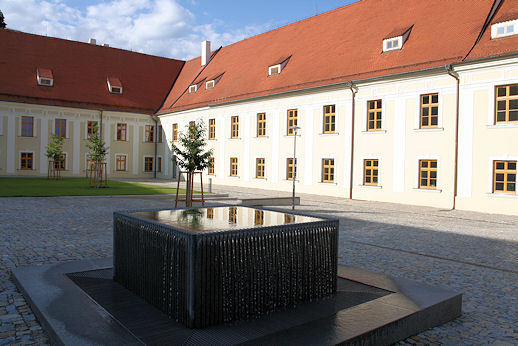
//> input picture 6_Semester/ZPO/2/fit.jpg, 518 x 346 px
$ ./mt02 fit.jpg   (built with g++ and OpenCV 4)
//> lines starting //> are read from the running program, lines starting //| are printed output that depends on the picture
#include <stdio.h>
#include <stdlib.h>
#include <string.h>
#include <iostream>

#include <opencv2/core/core.hpp>        // basic OpenCV structures (cv::Mat, Scalar)
#include <opencv2/imgproc/imgproc.hpp>  // OpenCV image processing
#include <opencv2/highgui/highgui.hpp>  // OpenCV window I/O

using namespace std;
using namespace cv;

/*---------------------------------------------------------------------------
TASK 2
	!! Only add code to the reserved places.
	!! The resulting program must not print anything extra on any output (nothing more than the prepared program framework).
*/


/*	TASK 2.1 - Geometry transformation

	The function performs a geometric transformation of the image using nearest neighbor interpolation.

	Input Transform describes the transformation of pixels from the input image to the output image.
	We use the inverse procedure (see lecture), so we calculate the inverse transformation and
	for each point of the output image we will look for its position in the input image and use
	nearest neighbor interpolation to find the value of the output pixel.

	Input (src) image is in grayscale (single channel 8bit).
*/

int geometricalTransform( const cv::Mat& src, cv::Mat& dst, const cv::Mat& transformation )
{
	if( src.empty() || transformation.empty())
		return 1;

	// inverse transformation
	cv::Mat T = transformation.inv();

	// output image
	dst = cv::Mat::zeros(src.size(), CV_8UC1 );

	/*
		For each pixel of the output image
		1. find its position in the source image (using the prepared inverse transformation in the matrix T)
			see http://docs.opencv.org/modules/imgproc/doc/geometric_transformations.html?highlight=warpaffine#warpaffine
		2. check if the coordinates are not outside the source image
		3. use the nearest neighbor interpolation to calculate the resulting brightness of the target pixel (use the cvRound () function)

		Allowed Mat attributes, methods and OpenCV functions for task solution are:
			Mat:: rows, cols, step(), size(), at<>(), zeros(), ones(), eye(), cvRound()
	*/

	/* ***** Working area - begin ***** */

	for (int y = 0; y < dst.rows; ++y) {
		for (int x = 0; x < dst.cols; ++x) {
			// Map destination pixel (x,y) to source coordinates using inverse transformation T
			float x_src = T.at<float>(0,0) * x + T.at<float>(0,1) * y + T.at<float>(0,2);
			float y_src = T.at<float>(1,0) * x + T.at<float>(1,1) * y + T.at<float>(1,2);
			int ix = cvRound(x_src);
			int iy = cvRound(y_src);
			if (ix >= 0 && ix < src.cols && iy >= 0 && iy < src.rows) {
				dst.at<uchar>(y, x) = src.at<uchar>(iy, ix);
			}
		}
	}

	/* ***** Working area - end ***** */

	return 0;
}


//---------------------------------------------------------------------------
void checkDifferences( const cv::Mat test, const cv::Mat ref, std::string tag, bool save = false);
//---------------------------------------------------------------------------

/* Examples of input parameters
	mt02 image_path [rotation in degrees] [scale]
*/
int main(int argc, char* argv[])
{
	if (argc < 2)
	{
		cout << "Not enough parameters." << endl;
		cout << "Usage: mt02 image_path [rotation in degrees] [scale]" << endl;
		return -1;
	}

    std::string img_path = "";
    float s = 1.f;
    float r = 0.f;

	// check and read input parameters
	if( argc > 1 ) img_path = std::string( argv[1] );
	if( argc > 2 ) r = atof( argv[2] );
	if( argc > 3 ) s = atof( argv[3] );

	// load image, load as grayscale image
	Mat src_gray = imread(img_path, IMREAD_GRAYSCALE);
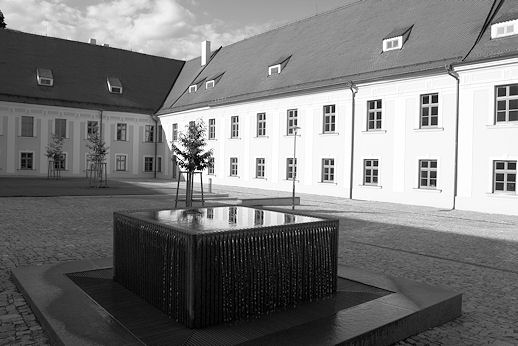
//> src_gray: 346 rows x 518 cols, CV_8UC1; min 0, max 255, mean 122
	if(src_gray.empty() )
	{
		cout <<  "Could not open the original image: " << img_path << endl ;
		return 1;
	}

	/* *** Geometry transform *** */

	// center of the image
	cv::Point2f c = cv::Point2f(0.5f*src_gray.cols,0.5f*src_gray.rows);
//> c = Point(259, 173)

	// translation matrices, rotations, scaling and the resulting transformation
	cv::Mat T = cv::Mat::eye(3,3,CV_32FC1);
	cv::Mat R = cv::Mat::eye(3,3,CV_32FC1);
	cv::Mat S = cv::Mat::eye(3,3,CV_32FC1);
	cv::Mat M = cv::Mat::eye(3,3,CV_32FC1);

	/*
		Set the coefficients of the translation, rotation and scaling matrix
		and multiply the transformation matrices in the correct order
		so that the resulting image is rotated and scaled around its center.
		The values are in the variables 'c', 'r' and 's'.

		Attention:
		- angle is in degrees (not radians),
		- we want to rotate counterclockwise (the rotation matrix must be inverted before use),
		- multiplication of matrices A*B*C is in c++ from the left, it is necessary to use
		  parentheses (A*(B*C)), if we want to multiply from the right

		Allowed Mat attributes, methods and OpenCV/math functions for task solution are:
			Mat:: rows, cols, at<>(), zeros(), ones(), eye(), inv(), cos, sin, CV_PI
	*/

	/* ***** Working area - begin ***** */

	float rad = r * CV_PI / 180.0f;

	// Translation matrix (move center to origin)
	T.at<float>(0,0) = 1; T.at<float>(0,1) = 0; T.at<float>(0,2) = -c.x;
//> after `T.at < float >(0, 2)= - c.x`: T = [[1, 0, -259], [0, 1, 0], [0, 0, 1]]
	T.at<float>(1,0) = 0; T.at<float>(1,1) = 1; T.at<float>(1,2) = -c.y;
//> after `T.at < float >(1, 2)= - c.y`: T = [[1, 0, -259], [0, 1, -173], [0, 0, 1]]
	T.at<float>(2,0) = 0; T.at<float>(2,1) = 0; T.at<float>(2,2) = 1;

	// Rotation matrix (clockwise – this will produce a counter‑clockwise output after inversion)
	R.at<float>(0,0) = cos(rad); R.at<float>(0,1) = sin(rad); R.at<float>(0,2) = 0;
	R.at<float>(1,0) = -sin(rad); R.at<float>(1,1) = cos(rad); R.at<float>(1,2) = 0;
	R.at<float>(2,0) = 0; R.at<float>(2,1) = 0; R.at<float>(2,2) = 1;

	// Scaling matrix
	S.at<float>(0,0) = s; S.at<float>(0,1) = 0; S.at<float>(0,2) = 0;
	S.at<float>(1,0) = 0; S.at<float>(1,1) = s; S.at<float>(1,2) = 0;
	S.at<float>(2,0) = 0; S.at<float>(2,1) = 0; S.at<float>(2,2) = 1;

	// Compose forward transformation: translate to origin, rotate, scale, translate back
	M = (T.inv()) * (S * (R * T));

	/* ***** Working area - end ***** */


	// output images
	cv::Mat tran_res, tran_ref;

	// compute solution using your own function
	geometricalTransform( src_gray, tran_res, M );

	// compute reference solution - the warpAffine function internally inverts the transformation matrix and interpolates the output pixel values from the input image
	cv::Mat Mref = cv::getRotationMatrix2D( c, r, s );
	cv::warpAffine( src_gray, tran_ref, Mref, src_gray.size(), cv::INTER_NEAREST, cv::BORDER_CONSTANT, cv::Scalar::all(0) );


	//---------------------------------------------------------------------------
	// compute and report differences
	checkDifferences( tran_res, tran_ref, "geometry", true );
	std::cout << std::endl;
	//---------------------------------------------------------------------------

    return 0;
}
//---------------------------------------------------------------------------


void checkDifferences( const cv::Mat test, const cv::Mat ref, std::string tag, bool save )
{
//> called with tag = "geometry", save = true
	double mav = 255., err = 255., nonzeros = 1000.;

	if( !test.empty() ) {
		cv::Mat diff;
		cv::absdiff( test, ref, diff );
//> diff: 346 rows x 518 cols, CV_8UC1; every value is 0
		cv::minMaxLoc( diff, NULL, &mav );
//> mav = 0
		nonzeros = 1. * cv::countNonZero( diff ); // / (diff.rows*diff.cols);
//> nonzeros = 0
		err = (nonzeros > 0 ? ( cv::sum(diff).val[0] / nonzeros ) : 0);
//> err = 0

		if( save ) {
			diff *= 255;
			cv::imwrite( (tag+".0.ref.png").c_str(), ref );
			cv::imwrite( (tag+".1.test.png").c_str(), test );
			cv::imwrite( (tag+".2.diff.png").c_str(), diff );
		}
	}

	printf( "%s_avg_cnt_max, %.1f, %.0f, %.0f, ", tag.c_str(), err, nonzeros, mav );
//| geometry_avg_cnt_max, 0.0, 0, 0,

	return;
}
